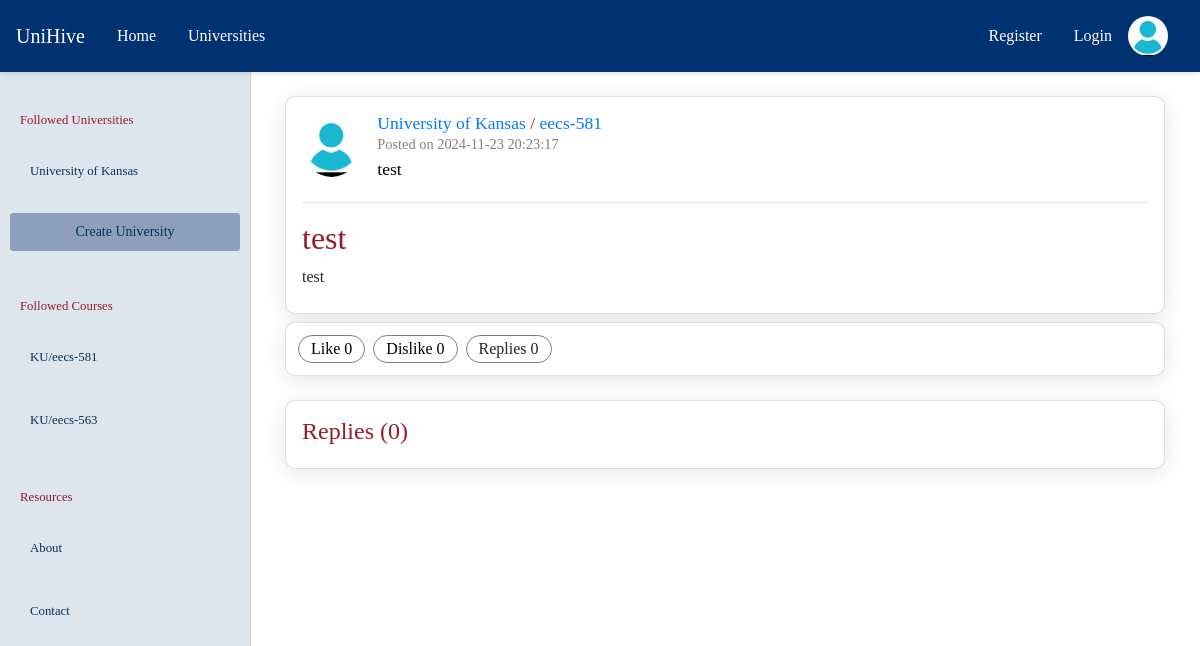
Page /u/KU/eecs-581/1 on the committed database.
### tables this page shows
CREATE TABLE universities (
            id          INTEGER PRIMARY KEY,
            created     TIMESTAMP DEFAULT CURRENT_TIMESTAMP NOT NULL,
            name        VARCHAR UNIQUE NOT NULL,
            acronym     VARCHAR UNIQUE,
            description VARCHAR,
            logo        VARCHAR
        );

CREATE TABLE courses (
            id            INTEGER PRIMARY KEY,
            created       TIMESTAMP DEFAULT CURRENT_TIMESTAMP NOT NULL,
            name          VARCHAR NOT NULL,
            description   VARCHAR,
            course_number VARCHAR,
            department    INTEGER,
            hours         INTEGER,
            university    INTEGER NOT NULL,
            popularity_score INTEGER DEFAULT 0 
        );

CREATE TABLE posts (
            id          INTEGER PRIMARY KEY,
            created     TIMESTAMP DEFAULT CURRENT_TIMESTAMP NOT NULL,
            title       VARCHAR NOT NULL,
            content     VARCHAR NOT NULL,
            author      INTEGER NOT NULL,
            author_id   INTEGER NOT NULL, 
            course      INTEGER NOT NULL,
            likes       INTEGER DEFAULT 0,
            dislikes    INTEGER DEFAULT 0,
            reply_count INTEGER DEFAULT 0,
            is_reply    BOOL DEFAULT FALSE,
            parent      INTEGER DEFAULT NULL
        );

CREATE TABLE users (
            id              INTEGER PRIMARY KEY,
            created         TIMESTAMP DEFAULT CURRENT_TIMESTAMP NOT NULL,
            last_login      TIMESTAMP,
            username        VARCHAR UNIQUE NOT NULL,
            password        VARCHAR NOT NULL,
            profile_picture VARCHAR
        );

### main.py (the view, shortened to what this page needs)
@app.route("/u/<university_acro>/<course_name>/<post_identifier>", methods=['GET', 'POST'])
def post(university_acro=None, course_name=None, post_identifier=None):
    university = University.get_university_by_acronym(university_acro)
    course     = Course.get_course_by_name_combined(university, course_name)
    post = Post.get_post_by_title(post_identifier, course)
    if post is None:
        post = Post.get_post_by_id(post_identifier)
    if post is None:
        return render_template("404.html"), 404
    return render_template("post.html", post=post)

### course.py (called while the page is built)
    @staticmethod
    def get_course_by_id(id: int):
        params = query(
            f"SELECT {COURSE_PARAMS} FROM courses WHERE id = ?",
            (id,),
            count = 1
        )
        if not params: return None # Course not found
        return Course(*params)     # Construct course object

    @staticmethod
    def get_course_by_name_combined(university: University, name_combined: str):
        params = query(
            f"""
                SELECT {COURSE_PARAMS} FROM courses
                INNER JOIN departments
                ON courses.department = departments.id
                WHERE courses.university = ?
                AND (departments.abbreviation || '-' || courses.course_number) = ?;
            """,
            (university.id, name_combined.upper()),
            count = 1
        )
        if not params: return None # Course not found
        return Course(*params)     # Construct course object

### db.py (called while the page is built)
def query(query: str, parameters: tuple = tuple(), *, count: int = None):
    try:
        cursor = connection.cursor()               # Create a database cursor
        result = cursor.execute(query, parameters) # Execute the query safely
        connection.commit()                        # Commit the changes to DB
        if count is None:                  # If the count was not set
            return result.fetchall()       # Fetch every row in query
        if count == 1:                     # If the count was set one
            return result.fetchone()       # Fetch a single query row
        else:                              # If count was other value
            return result.fetchmany(count) # Fetch desired row amount
    except sqlite3.Error as e:
        print("[QUERY ERROR]", e)
        return False
    finally:
        cursor.close()

### department.py (called while the page is built)
    @staticmethod
    def get_department_by_id(id: int):
        params = query(
            "SELECT id, name, abbreviation, university FROM departments WHERE id = ?",
            (id,),
            count = 1
        )
        if not params: return None # Department not found
        return Department(*params) # Construct department object

### main.py (called while the page is built)
@app.context_processor
def inject_default():
    return dict(
        USERS   = USERS,
        SESSION = SESSION,
        active  = None
    )

### templates/post.html (shortened to what this page needs)
{% extends 'base.html' %}
{% block content_main %}
<link rel="stylesheet" href="{{url_for('static', filename='post.css')}}" />
<div id="post-card" class="card padded">
    <div id="author-box" class="horizontal">
        {% if post.author.profile_img %}
        <img
        src="{{ post.author.profile_img }}"
        class="rounded-circle profile-picture"
        alt="Profile Picture"
        />
        {% else %}
        <img
        src="{{ url_for('static', filename='profile_pic.jpg') }}"
        class="rounded-circle profile-picture"
        alt="Default Profile Picture"
        />
        {% endif %}
        <div class="vertical-center">
            <h4 class="source">
                <a href="{{url_for('university', university_acro=post.course.university.acronym)}}">
                    {{post.course.university.name}}
                </a>
                /
                <a href="{{url_for('course', university_acro=post.course.university.acronym, course=post.course.name_combined)}}">
                    {{post.course.name_combined}}
                </a>
            </h4>
            <h5 class="date">Posted on {{post.created}}</h5>
            {% if post.author is not none %}
            <h5 class="author">{{post.author.username}}</h5>
            {% else %}
            <h5 class="side">[Deleted]</h5>
            {% endif %}
        </div>
    </div>
    <hr>
    <h2 id="post-title">{{post.title}}</h2>
    <p id="post-content">{{post.content}}</p>
</div>
<div id="info-card" class="card">
    <div>
        <div>
            <form action="{{post.title}}" method="POST">
            <button class="bubble" type="submit" name="like-btn" value="{{post.id}}">
                <span>Like</span>
                <span>{{post.likes}}</span>
            </button>
            </form>
        </div>
        <div>
            <form action="{{post.title}}" method="POST">
            <button class="bubble" type="submit" name="dislike-btn" value="{{post.id}}">
                <span>Dislike</span>
                <span>{{post.dislikes}}</span>
            </button>
            </form>
        </div>
        <div>
            <div class="bubble">
                <span>Replies {{post.replies | length}}</span>
            </div>
        </div>
    </div>
</div>
<div id="reply-card" class="card padded">
    <h4 id="reply-header">Replies <span>({{post.replies | length}})</span></h4>
</div>
{% endblock %}

### templates/base.html (shortened to what this page needs)
<!doctype html>
<html lang="en">
  <head>
    <link
      rel="stylesheet"
      href="https://cdn.jsdelivr.net/npm/bootstrap@4.0.0/dist/css/bootstrap.min.css"
    />
    <link rel="stylesheet" href="{{url_for('static', filename='main.css')}}" />
  </head>
  <body>
    <nav class="navbar navbar-expand-lg navbar-custom fixed-top">
      <div class="container-fluid">
        <div class="d-flex align-items-center">
          <a class="navbar-brand" href="/">UniHive</a>
          <div class="collapse navbar-collapse" id="navbarNavDropdown">
            <ul class="navbar-nav">
              <li class="nav-item">
                <a class="nav-link" href="{{ url_for('home') }}">Home</a>
              </li>
              <li class="nav-item">
                <a class="nav-link" href="#">Universities</a>
              </li>
            </ul>
          </div>
        </div>
        <div class="d-flex align-items-center">
          {% if SESSION.current_user_id %}
          <span class="text-light mr-3"
            >Logged in, {{ USERS[SESSION.current_user_id].username }}</span
          >
          <a
            href="{{ url_for('profile') }}"
            class="btn btn-outline-light btn-sm me-2"
            >Profile</a
          >
          <a
            href="{{ url_for('logout') }}"
            class="btn btn-outline-light btn-sm me-2"
            >Logout</a
          >
          <img
            src="{{ url_for('static', filename='profile_pic.jpg') }}"
            class="rounded-circle profile-img"
            alt="Profile"
          />
          {% else %}
          <a class="nav-link" href="{{ url_for('register') }}">Register</a>
          <a
            class="nav-link d-flex align-items-center gap-2"
            href="{{ url_for('login') }}"
          >
            <span>Login</span>
            <img
              src="{{ url_for('static', filename='profile_pic.jpg') }}"
              class="rounded-circle profile-img"
              alt="Default Profile"
            />
          </a>
          {% endif %}
        </div>
      </div>
    </nav>
    <div class="sidebar">
      <div class="sidebar-header">Followed Universities</div>
      {% for followed_university in
      USERS[SESSION.current_user_id].followed_universities %}
      <a
        href="{{url_for('university', university_acro=followed_university.acronym)}}"
        >{{followed_university.name}}</a
      >
      {% endfor %} {% block sidebar_content %} {% endblock %}
      <a
        href="{{url_for('create_university')}}"
        class="btn navbar-toggler btn-sm text-center"
        role="button"
        aria-disabled="true"
        >Create University</a
      >
      <div class="sidebar-header">Followed Courses</div>
      {% for followed_course in USERS[SESSION.current_user_id].followed_courses
      %}
      <a
        href="{{url_for('course', university_acro=followed_course.university.acronym, course=followed_course.name_combined)}}"
        >{{followed_course.university.acronym}}/{{followed_course.name_combined}}</a
      >
      {% endfor %}
      <div class="sidebar-header">Resources</div>
      <a href="#">About</a>
      <a href="#">Contact</a>
    </div>
    <div class="content">
      <div class="container">
        {% block content_main %}{% endblock %}
      </div>
    </div>
  </body>
</html>

### static/main.css (style rules this page uses)
* { font-family: "PT Serif", serif; }
.sidebar { position: fixed; top: 55px; left: 0; width: 250px; height: 100vh; background-color: #dde5ed; color: #003459; padding-top: 20px; display: flex; flex-direction: column; font-size: .80em; box-shadow: 1px 1px 1px #d7d2cb; }
h1, h2, h3, h4, h5 { color: #971b2f; }
.navbar-custom { background-color: #003459; }
.btn, .navbar-toggler { border: 0; border-radius: .2em; background-color: #8e9fbc; margin: auto; color: white; }
.sidebar a { margin: 10px; border-radius: 3px; color: #003459; text-decoration: none; padding: 12px 20px; text-align: left; display: block; transition: background-color 0.3s; }
.sidebar-header { margin-top: 2em; color: #971b2f; padding: 10px 20px; }
.content { margin-left: 250px; padding: 20px; margin-top: 60px; }
.navbar { position: fixed; top: 0; left: 0; right: 0; z-index: 1030; background-color: #003171; color: white; }
.navbar-brand, .nav-link { color: white; }
.card { border-radius: 10px; box-shadow: 0 4px 20px rgba(0, 0, 0, 0.1); }
.horizontal { display: flex; flex-wrap: wrap; gap: 1em; }
.horizontal>div { flex: 1; }

### static/post.css (style rules this page uses)
h1, h2, h3, h4, h5, p { margin: 0; }
#post-card { margin-top: -2rem; padding-bottom: 1.5em; }
.card.padded { padding: 1em; }
.profile-picture { max-width: 4em; max-height: 4em; }
.source { font-size: 1.1em; }
.author { font-size: 1.1em; color: black; }
.date { font-size: 0.9em; margin-top: 0.1em; margin-bottom: 0.4em; color: gray; }
#author-box { margin-bottom: 0.4em; }
.vertical-center { display: flex; flex-direction: column; justify-content: center; }
hr { margin: 1em 0; }
#post-title { margin-top: 0em; }
#post-content { margin-top: 0.5em; }
#info-card { margin-top: 0.5em; display: flex; flex-direction: row; justify-content: space-between; padding: 0.75em; }
#info-card > div:first-child { display: flex; flex-direction: row; }
.bubble { background: none; border-radius: 100vw; border: 1px solid rgba(0,0,0,0.5); padding: 0.05em 0.75em; margin-right: 0.5em; }
div:last-child > .bubble { margin-right: 0 }
button.bubble { cursor: pointer; }
#reply-card { margin-top: 1.5em; }
#reply-header { margin-bottom: 0.25em; }

### templates/base.html (style rules this page uses)
.navbar { padding: 0.5rem 1rem; box-shadow: 0 2px 4px rgba(0, 0, 0, 0.1); }
.navbar .container-fluid { padding: 0; }
.nav-link { padding: 0.5rem 1rem !important; }
.profile-img { margin-left: 1em; width: 40px; height: 40px; object-fit: cover; }
.btn-sm { padding: 0.25rem 0.5rem; font-size: 0.875rem; }

### templates/post.html (style rules this page uses)
h1, h2 { margin: 0; }

### rows in the picture
universities: name "University of Kansas", course.university.name "University of Kansas"
courses: university.acronym "KU", name_combined "eecs-581"
courses: university.acronym "KU", name_combined "eecs-563"
posts: created "2024-11-23 20:23:17", title "test", content "test"
users: author.username "test"

### other values in the picture
{{ post.course.name_combined }} "eecs-581"
{{ post.likes }} "0"
{{ post.dislikes }} "0"
{{ post.replies | length }} "0"
